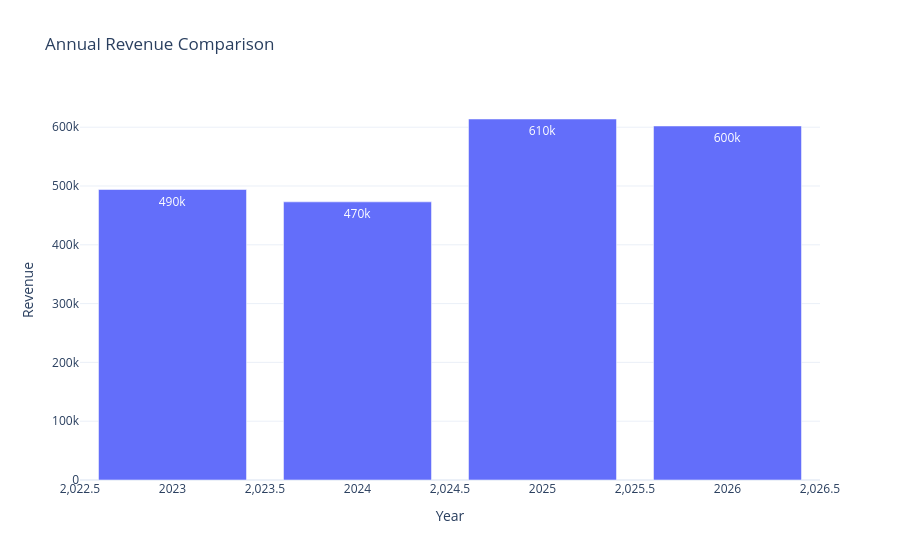

Write notebook code for a chart like this one.
### Code cell
fig = px.bar(
    yearly_sales,
    x="Year",
    y="Revenue",
    title="Annual Revenue Comparison",
    text_auto=".2s",
    labels={
        "Revenue": "Total Revenue",
        "Year": "Year"
    }
)

fig.update_layout(
    template="plotly_white",
    xaxis_title="Year",
    yaxis_title="Revenue"
)

fig.show()

### Figure 1 — Plotly figure (JSON) as saved in the notebook; plotly's stock layout.template omitted (floating-point values rounded to 4 significant figures)
{"data": [{"hovertemplate": "Year=%{x}<br>Total Revenue=%{y}<extra></extra>", "legendgroup": "", "marker": {"color": "#636efa", "pattern": {"shape": ""}}, "name": "", "orientation": "v", "showlegend": false, "textposition": "auto", "texttemplate": "%{y:.2s}", "type": "bar", "x": [2023, 2024, 2025, 2026], "xaxis": "x", "y": [494000.0, 473000.0, 613900.0, 602100.0], "yaxis": "y"}], "layout": {"barmode": "relative", "legend": {"tracegroupgap": 0}, "title": {"text": "Annual Revenue Comparison"}, "xaxis": {"anchor": "y", "domain": [0, 1], "title": {"text": "Year"}}, "yaxis": {"anchor": "x", "domain": [0, 1], "title": {"text": "Revenue"}}}}
